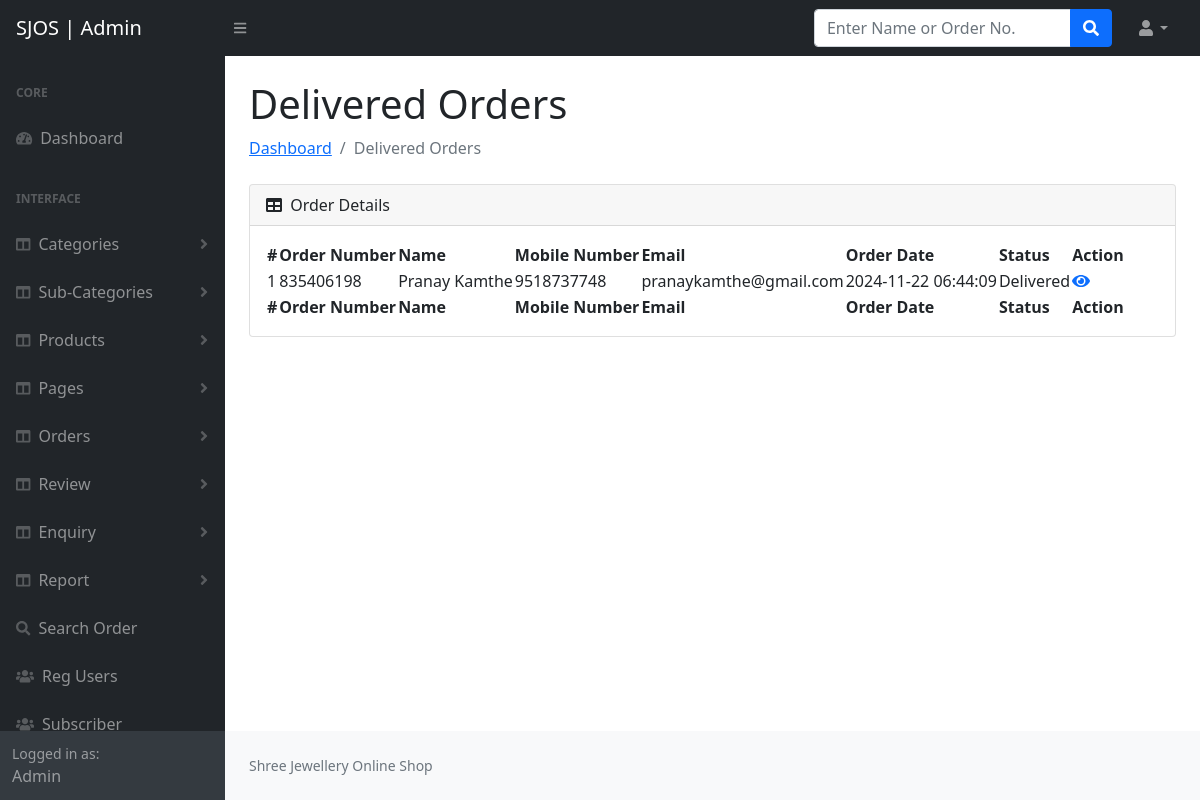
Page /SJOS/admin/delivered-order.php (signed in) on the committed database.
### tables this page shows
CREATE TABLE `tblorderaddresses` (
  `ID` int(10) NOT NULL,
  `UserId` int(5) DEFAULT NULL,
  `Ordernumber` int(10) DEFAULT NULL,
  `Flatnobuldngno` varchar(200) DEFAULT NULL,
  `StreetName` varchar(200) DEFAULT NULL,
  `Area` varchar(200) DEFAULT NULL,
  `Landmark` varchar(200) DEFAULT NULL,
  `City` varchar(200) DEFAULT NULL,
  `Zipcode` int(10) DEFAULT NULL,
  `Phone` bigint(11) DEFAULT NULL,
  `Email` varchar(200) DEFAULT NULL,
  `PaymentMethod` varchar(200) DEFAULT NULL,
  `OrderTime` timestamp NULL DEFAULT current_timestamp() ON UPDATE current_timestamp(),
  `Status` varchar(200) DEFAULT NULL,
  `Remark` varchar(200) DEFAULT NULL,
  `UpdationDate` timestamp NOT NULL DEFAULT current_timestamp() ON UPDATE current_timestamp()
);

CREATE TABLE `users` (
  `id` int(11) NOT NULL,
  `FirstName` varchar(255) DEFAULT NULL,
  `LastName` varchar(255) DEFAULT NULL,
  `Email` varchar(255) DEFAULT NULL,
  `MobileNumber` bigint(11) DEFAULT NULL,
  `Password` varchar(255) DEFAULT NULL,
  `regDate` timestamp NOT NULL DEFAULT current_timestamp()
);

### SJOS/admin/delivered-order.php (the view, shortened to what this page needs)
<?php
include('includes/config.php');
if (strlen($_SESSION['aid']==0)) {
  header('location:logout.php');
  } else{
  ?>
<!DOCTYPE html>
<html lang="en">
    <head>
        <link href="https://cdn.jsdelivr.net/npm/simple-datatables@latest/dist/style.css" rel="stylesheet" />
        <link href="css/styles.css" rel="stylesheet" />
    </head>
    <body class="sb-nav-fixed">
 <?php include_once('includes/header.php');?>
        <div id="layoutSidenav">
       <?php include_once('includes/sidebar.php');?>
            <div id="layoutSidenav_content">
                <main>
                    <div class="container-fluid px-4">
                        <h1 class="mt-4">Delivered Orders</h1>
                        <ol class="breadcrumb mb-4">
                            <li class="breadcrumb-item"><a href="dashboard.php">Dashboard</a></li>
                            <li class="breadcrumb-item active">Delivered Orders</li>
                        </ol>
                        <div class="card mb-4">
                            <div class="card-header">
                                <i class="fas fa-table me-1"></i>
                               Order Details
                            </div>
                            <div class="card-body">
                                <table id="datatablesSimple">
                                    <thead>
                                        <tr>
                                            <th>#</th>
                                            <th>Order Number</th>
                                            <th>Name</th>
                                            <th>Mobile Number</th>
                                            <th>Email</th>
                                            <th>Order Date</th>
                                            <th>Status</th>
                                            <th>Action</th>
                                        </tr>
                                    </thead>
                                    <tfoot>
                                        <tr>
                                            <th>#</th>
                                            <th>Order Number</th>
                                            <th>Name</th>
                                            <th>Mobile Number</th>
                                            <th>Email</th>
                                            <th>Order Date</th>
                                            <th>Status</th>
                                            <th>Action</th>
                                        </tr>
                                    </tfoot>
                                    <tbody>
<?php
$ret=mysqli_query($con,"select * from tblorderaddresses join users on users.id=tblorderaddresses.UserId where Status='Delivered'");
$cnt=1;
while ($row=mysqli_fetch_array($ret)) {
?>
                                <tr>
                                            <td><?php echo $cnt;?></td>
                  <td><?php  echo $row['Ordernumber'];?></td>
                  <td><?php  echo $row['FirstName'];?> <?php  echo $row['LastName'];?></td>
                  <td><?php  echo $row['MobileNumber'];?></td>
                  <td><?php  echo $row['Email'];?></td>
                  <td><?php  echo $row['OrderTime'];?></td>
                  <?php if($row['Status']==""){ ?>
                     <td class="font-w600"><?php echo "Not Updated Yet"; ?></td>
                     <?php } else { ?>
                      <td><?php  echo $row['Status'];?></td><?php } ?>
                                    <td><a href="view-order.php?orderid=<?php echo $row['Ordernumber'];?>"><i class="fa fa-eye" aria-hidden="true"></i></a></td>
                                        </tr>
                                        <?php $cnt=$cnt+1; } ?>
                                    </tbody>
                                </table>
                            </div>
                        </div>
                    </div>
                </main>
<?php include_once('includes/footer.php');?>
            </div>
        </div>
    </body>
</html>
<?php } ?>

### rows in the picture
tblorderaddresses: Ordernumber "835406198", UserId.FirstName "Pranay", UserId.LastName "Kamthe", UserId.MobileNumber "9518737748", UserId.Email "pranaykamthe@gmail.com", OrderTime "2024-11-22 06:44:09", Status "Delivered"
